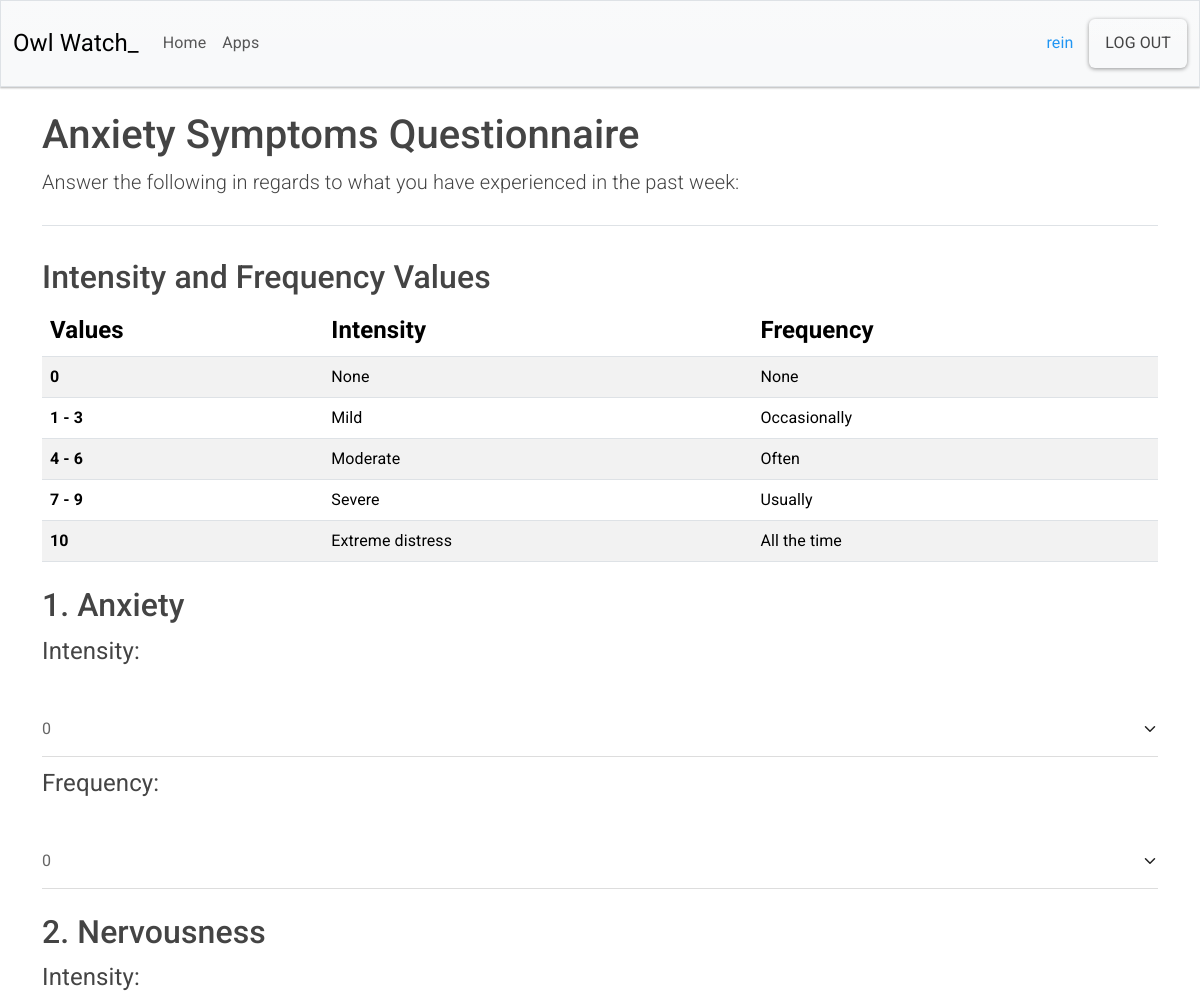
The app's page /test/1/ (signed in, upper part), older data.
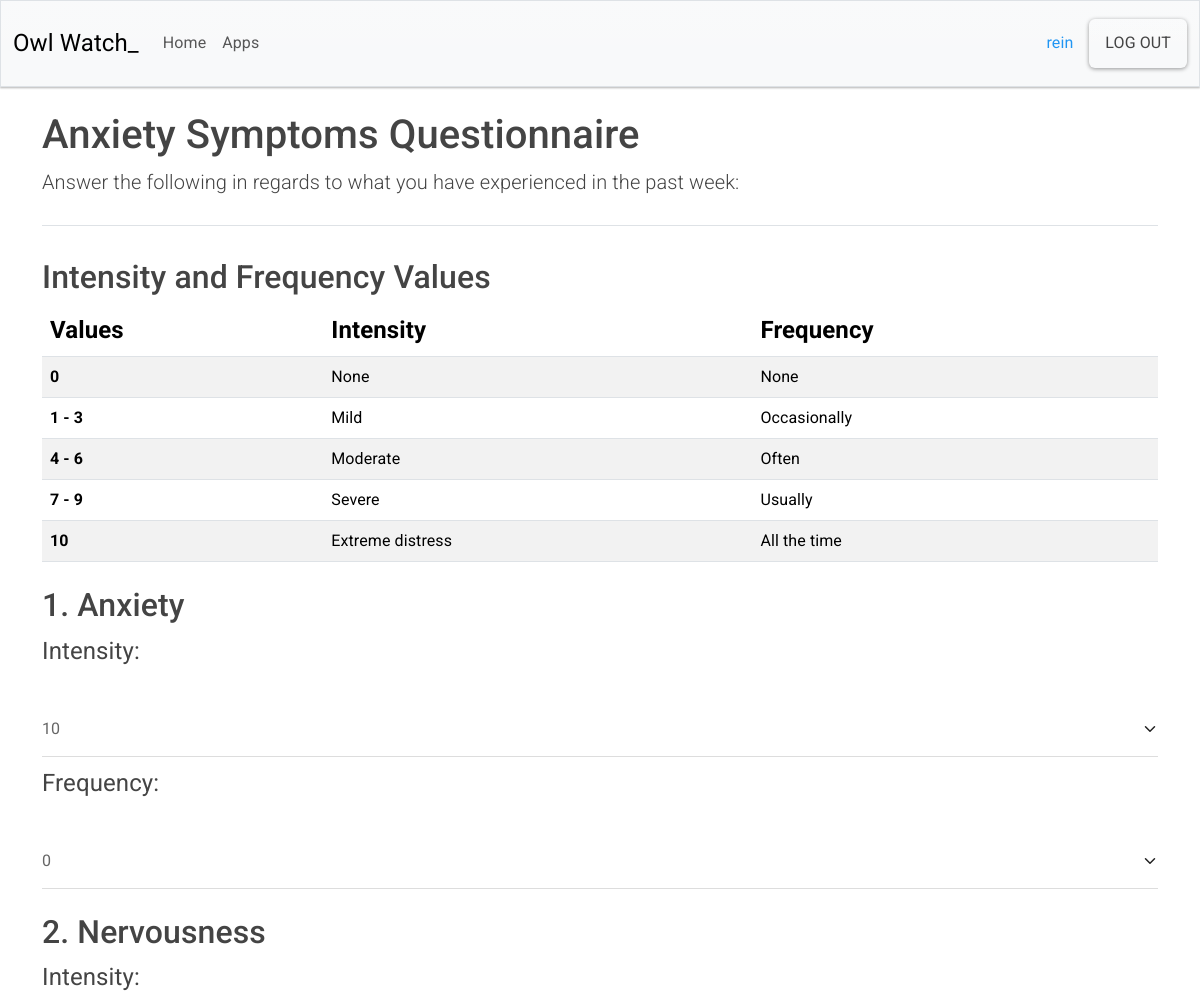
The same page, newer data.
### app_owlwatch/models.py (models this page shows)
class Questions(models.Model):
    owner = models.ForeignKey(User, on_delete=models.CASCADE)
    question1_intensity = models.IntegerField(
        default=0,
        choices=NUMBER_CHOICES,
        validators=[MinValueValidator(0), MaxValueValidator(10)],
    )
    question1_frequency = models.IntegerField(
        default=0,
        choices=NUMBER_CHOICES,
        validators=[MinValueValidator(0), MaxValueValidator(10)],
    )
    question2_intensity = models.IntegerField(
        default=0,
        choices=NUMBER_CHOICES,
        validators=[MinValueValidator(0), MaxValueValidator(10)],
    )
    question2_frequency = models.IntegerField(
        default=0,
        choices=NUMBER_CHOICES,
        validators=[MinValueValidator(0), MaxValueValidator(10)],
    )
    question3_intensity = models.IntegerField(
        default=0,
        choices=NUMBER_CHOICES,
        validators=[MinValueValidator(0), MaxValueValidator(10)],
    )
    question3_frequency = models.IntegerField(
        default=0,
        choices=NUMBER_CHOICES,
        validators=[MinValueValidator(0), MaxValueValidator(10)],
    )
    question4_intensity = models.IntegerField(
        default=0,
        choices=NUMBER_CHOICES,
        validators=[MinValueValidator(0), MaxValueValidator(10)],
    )
    question4_frequency = models.IntegerField(
        default=0,
        choices=NUMBER_CHOICES,
        validators=[MinValueValidator(0), MaxValueValidator(10)],
    )
    question5_intensity = models.IntegerField(
        default=0,
        choices=NUMBER_CHOICES,
        validators=[MinValueValidator(0), MaxValueValidator(10)],
    )
    question5_frequency = models.IntegerField(
        default=0,
        choices=NUMBER_CHOICES,
        validators=[MinValueValidator(0), MaxValueValidator(10)],
    )
    question6_intensity = models.IntegerField(
        default=0,
        choices=NUMBER_CHOICES,
        validators=[MinValueValidator(0), MaxValueValidator(10)],
    )
    question6_frequency = models.IntegerField(
        default=0,
        choices=NUMBER_CHOICES,
        validators=[MinValueValidator(0), MaxValueValidator(10)],
    )
    question7_intensity = models.IntegerField(
        default=0,
        choices=NUMBER_CHOICES,
        validators=[MinValueValidator(0), MaxValueValidator(10)],
    )
    question7_frequency = models.IntegerField(
        default=0,
        choices=NUMBER_CHOICES,
        validators=[MinValueValidator(0), MaxValueValidator(10)],
    )
    question8_intensity = models.IntegerField(
        default=0,
        choices=NUMBER_CHOICES,
        validators=[MinValueValidator(0), MaxValueValidator(10)],
    )
    question8_frequency = models.IntegerField(
        default=0,
        choices=NUMBER_CHOICES,
        validators=[MinValueValidator(0), MaxValueValidator(10)],
    )
    question9_intensity = models.IntegerField(
        default=0,
        choices=NUMBER_CHOICES,
        validators=[MinValueValidator(0), MaxValueValidator(10)],
    )
    question9_frequency = models.IntegerField(
        default=0,
        choices=NUMBER_CHOICES,
        validators=[MinValueValidator(0), MaxValueValidator(10)],
    )
    question10_intensity = models.IntegerField(
        default=0,
        choices=NUMBER_CHOICES,
        validators=[MinValueValidator(0), MaxValueValidator(10)],
    )
    question10_frequency = models.IntegerField(
        default=0,
        choices=NUMBER_CHOICES,
        validators=[MinValueValidator(0), MaxValueValidator(10)],
    )
    question11_intensity = models.IntegerField(
        default=0,
        choices=NUMBER_CHOICES,
        validators=[MinValueValidator(0), MaxValueValidator(10)],
    )
    question11_frequency = models.IntegerField(
        default=0,
        choices=NUMBER_CHOICES,
        validators=[MinValueValidator(0), MaxValueValidator(10)],
    )
    question12_intensity = models.IntegerField(
        default=0,
        choices=NUMBER_CHOICES,
        validators=[MinValueValidator(0), MaxValueValidator(10)],
    )
    question12_frequency = models.IntegerField(
        default=0,
        choices=NUMBER_CHOICES,
        validators=[MinValueValidator(0), MaxValueValidator(10)],
    )
    question13_intensity = models.IntegerField(
        default=0,
        choices=NUMBER_CHOICES,
        validators=[MinValueValidator(0), MaxValueValidator(10)],
    )
    question13_frequency = models.IntegerField(
        default=0,
        choices=NUMBER_CHOICES,
        validators=[MinValueValidator(0), MaxValueValidator(10)],
    )
    question14_intensity = models.IntegerField(
        default=0,
        choices=NUMBER_CHOICES,
        validators=[MinValueValidator(0), MaxValueValidator(10)],
    )
    question14_frequency = models.IntegerField(
        default=0,
        choices=NUMBER_CHOICES,
        validators=[MinValueValidator(0), MaxValueValidator(10)],
    )
    question15_intensity = models.IntegerField(
        default=0,
        choices=NUMBER_CHOICES,
        validators=[MinValueValidator(0), MaxValueValidator(10)],
    )
    question15_frequency = models.IntegerField(
        default=0,
        choices=NUMBER_CHOICES,
        validators=[MinValueValidator(0), MaxValueValidator(10)],
    )
    question16_intensity = models.IntegerField(
        default=0,
        choices=NUMBER_CHOICES,
        validators=[MinValueValidator(0), MaxValueValidator(10)],
    )
    question16_frequency = models.IntegerField(
        default=0,
        choices=NUMBER_CHOICES,
        validators=[MinValueValidator(0), MaxValueValidator(10)],
    )
    question17_intensity = models.IntegerField(
        default=0,
        choices=NUMBER_CHOICES,
        validators=[MinValueValidator(0), MaxValueValidator(10)],
    )
    question17_frequency = models.IntegerField(
        default=0,
        choices=NUMBER_CHOICES,
        validators=[MinValueValidator(0), MaxValueValidator(10)],
    )

### app_owlwatch/views.py (the view, shortened to what this page needs)
# urls.py: path("test/<int:user_id>/", views.test_page, name="test_page"),
@login_required
def test_page(request, user_id):
    questions_record = Questions.objects.get(owner_id=user_id)
    if request.method != "POST":
        form = QuestionsForm(instance=questions_record)
    return render(request, "app_owlwatch/test.html", {"form": form, "user_id": user_id})

### app_owlwatch/templates/app_owlwatch/test.html (shortened to what this page needs)
{% extends 'app_owlwatch/base.html' %}
{% load django_bootstrap5 %}
{% block page_header %}
<h1>Anxiety Symptoms Questionnaire</h1>
<p class="lead">Answer the following in regards to what you have experienced in the
    past week:</p>
{% endblock page_header %}
{% block content %}
<h2>Intensity and Frequency Values</h2>
<table class="table table-striped">
    <thead class="fs-4">
        <th class="col">Values</th>
        <th class="col">Intensity</th>
        <th class="col">Frequency</th>
    </thead>
    <tbody>
        <tr>
            <th scope="row">0</td>
            <td>None</td>
            <td>None</td>
        </tr>
        <tr>
            <th scope="row">1 - 3</td>
            <td>Mild</td>
            <td>Occasionally</td>
        </tr>
        <tr>
            <th scope="row">4 - 6</td>
            <td>Moderate</td>
            <td>Often</td>
        </tr>
        <tr>
            <th scope="row">7 - 9</td>
            <td>Severe</td>
            <td>Usually</td>
        </tr>
        <tr>
            <th scope="row">10</td>
            <td>Extreme distress</td>
            <td>All the time</td>
        </tr>
    </tbody>
</table>
<form action="{% url 'app_owlwatch:test_page' user_id=user_id %}" method="POST">
    <div class="my-4">
        <h2 class="my-2">1. Anxiety</h2>
        <div class="d-flex flex-column gap-2">
            <p class="fs-4">{{ form.question1_intensity.label_tag }}</p>
            {{ form.question1_intensity }}
            <p class="fs-4">{{ form.question1_frequency.label_tag }}</p>
            {{ form.question1_frequency }}
        </div>
    </div>
    <div class="my-4">
        <h2 class="my-2">2. Nervousness</h2>
        <div class="d-flex flex-column gap-2">
            <p class="fs-4">{{ form.question2_intensity.label_tag }}</p>
        </div>
    </div>
</form>
{% endblock content %}

Row changes from the older to the newer data that the page shows:
changed Questions: question1_intensity "0" → "10"
